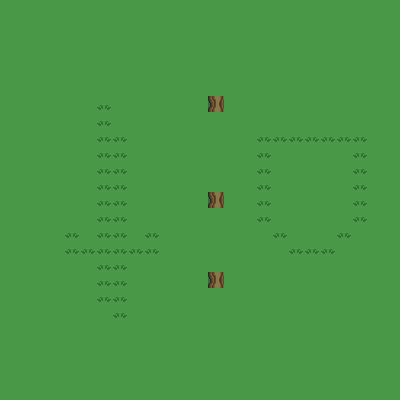

The image is a tile-based game level rendered from a .tmx file. Its description and source (layers, tilesets, objects; grid data summarised) follow:
An orthogonal 25x25 tile map with 16x16 px tiles, 3 tile layers (Background, Foreground, Enemy).

<map version="1.0" orientation="orthogonal" width="25" height="25" tilewidth="16" tileheight="16">
 <tileset firstgid="1" name="forest" tilewidth="16" tileheight="16">
  <image source="../Sprites/forest.png" width="659" height="512" />
  <tile id="10">
   <properties>
    <property name="Prefab" value="EmptyGrass" />
   </properties>
  </tile>
  <tile id="11">
   <properties>
    <property name="Prefab" value="Grass" />
   </properties>
  </tile>
  <tile id="27">
   <properties>
    <property name="Prefab" value="Enemy" />
   </properties>
  </tile>
  <tile id="92">
   <properties>
    <property name="Prefab" value="Bush" />
   </properties>
  </tile>
  <tile id="292">
   <properties>
    <property name="Prefab" value="Rock" />
   </properties>
  </tile>
 </tileset>
 <layer name="Background" width="25" height="25">
  <data>[625 cells, 625 non-empty, 1 distinct tile ids]</data>
 </layer>
 <layer name="Foreground" width="25" height="25">
  <data>[625 cells, 53 non-empty, 1 distinct tile ids]</data>
 </layer>
 <layer name="Enemy" width="25" height="25">
  <data>[625 cells, 3 non-empty, 1 distinct tile ids]</data>
 </layer>
</map>
